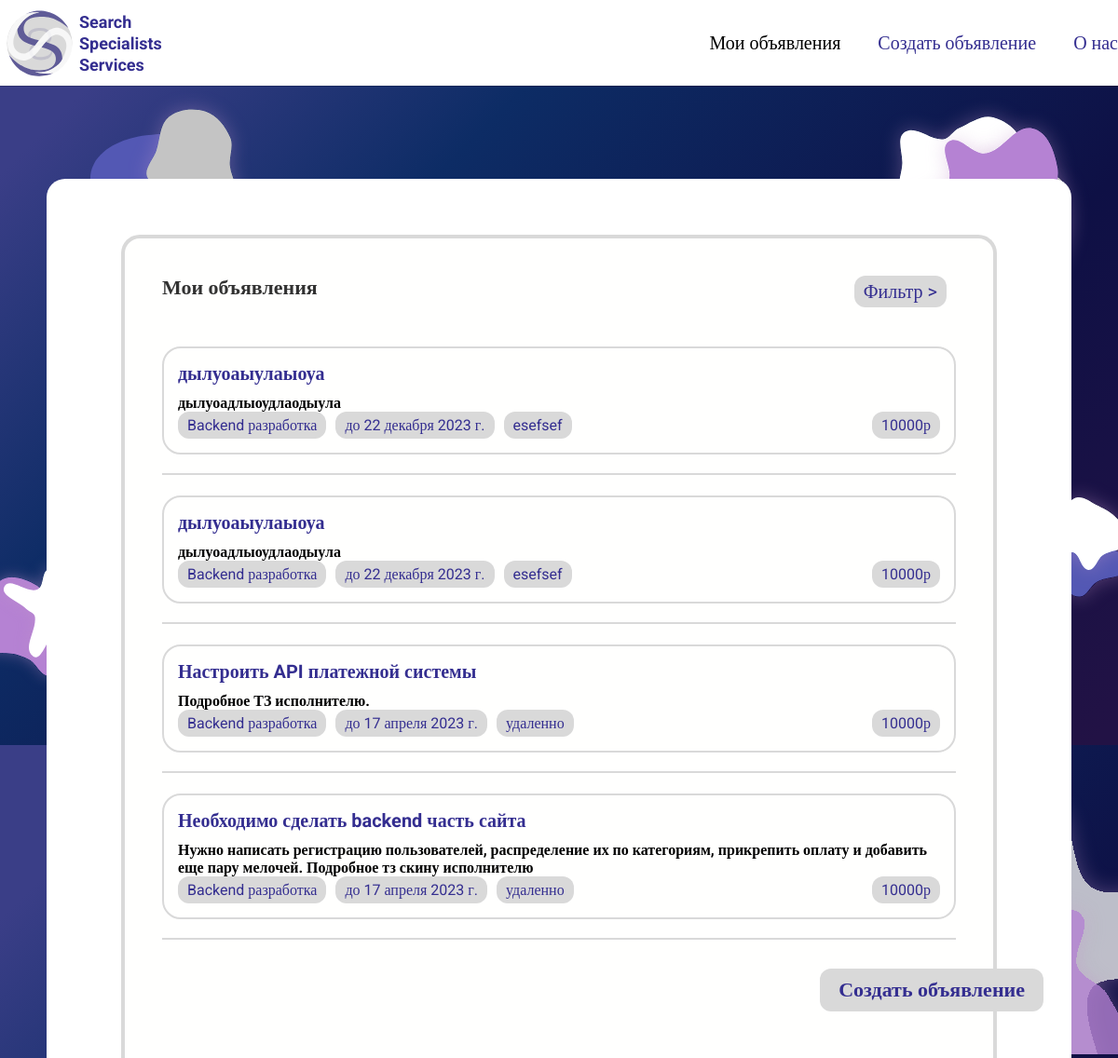
Page /category/3/ on the earlier database version.
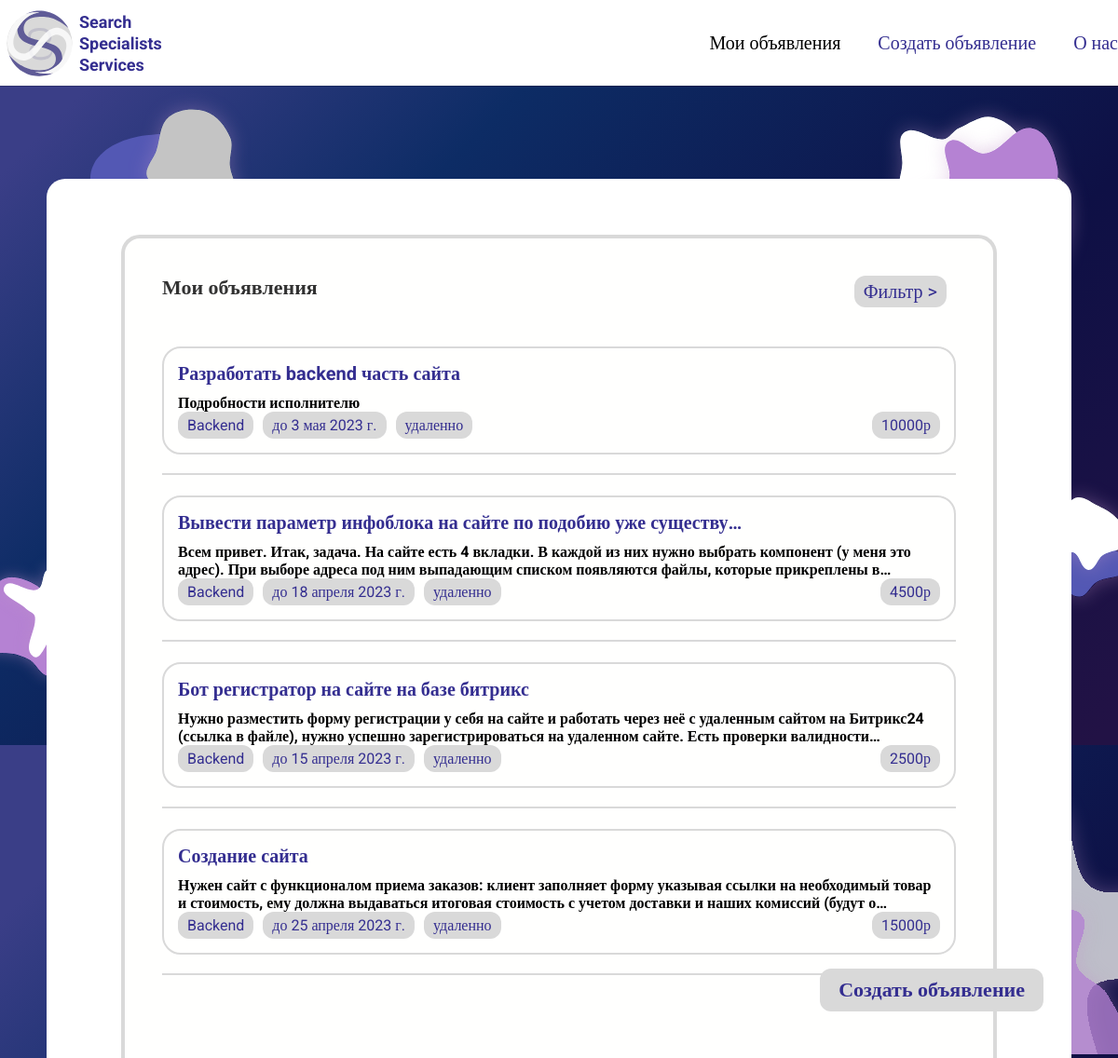
Same page on the later database version.
### website/models.py (models this page shows, shortened)
class TaskIT(models.Model):
    title = models.CharField(max_length=255, verbose_name='Заголовок')
    content = models.TextField(blank=True, verbose_name='Описание')
    price = models.IntegerField(verbose_name='Бюджет')
    time_over = models.DateField(verbose_name='Срок окончания')
    time_create = models.DateTimeField(auto_now_add=True, null=True)
    time_update = models.DateTimeField(auto_now_add=True, null=True)
    place = models.CharField(max_length=255, verbose_name='Место выполнения')
    category = models.ForeignKey('Category', on_delete=models.PROTECT, null=True, verbose_name='Категория')
    user = models.ForeignKey(User, verbose_name='Пользователь', on_delete=models.CASCADE)
    def get_absolute_url(self):
        return reverse('post', kwargs={'post_id': self.pk})
    class Meta:
        verbose_name = 'Списки заказов от заказчиков'
        verbose_name_plural = 'Списки заказов от заказчиков'
        ordering = ['-time_update', 'title']

class Category(models.Model):
    name = models.CharField(max_length=100, db_index=True, verbose_name='Категория')
    def __str__(self):
        return self.name
    def get_absolute_url(self):
        return reverse('category', kwargs={'cat_id': self.pk})
    class Meta:
        verbose_name = 'Категории'
        verbose_name_plural = 'Категории'
        ordering = ['name']

### website/views.py (the view)
# urls.py: path('category/<int:cat_id>/', show_category, name='category'),
def show_category(request, cat_id):
    posts = TaskIT.objects.filter(category=cat_id)
    cats = Category.objects.all()
    if len(posts) == 0:
        raise Http404()
    context = {
        'posts': posts,
        'cats': cats,
        'title': 'Catalog',
        'cat_selected': cat_id,
    }
    return render(request, 'website/catalogIT.html', context=context)

### website/templates/website/catalogIT.html (shortened to what this page needs)
{% extends 'website/base.html' %}
{% load static %}
{% block navcontent %}
    <nav>
        <div class="container">
            <div class="logo">
                <a href="{% url 'catalogIT_cust' %}" class="logo-url">
                    <img src="{% static 'website/img/logo_kach.svg' %}" alt="">
                    <div class="logo-text">
                        <p>Search</p>
                        <p>Specialists</p>
                        <p>Services</p>
                    </div>
                </a>
            </div>
            <ul class="nav-links">
                <li><a href="{% url 'catalogIT_cust' %}" style="color: #000;">Мои объявления</a></li>
                <li><a href="{% url 'add_taskIT' %}">Создать объявление</a></li>
                <li><a href="{% url 'about_us' %}">О нас</a></li>
            </ul>
        </div>
    </nav>
    {% endblock navcontent %}
{% block task_list %}
<div class="wrapp-catalog">
    <a href="{% url 'add_taskIT' %}" class="add_task">Создать объявление</a>
    <ul class="box-catalog">
        <div class="top-catalog-menu">
            <h2>Мои объявления</h2>
            <div class="filter-box">
                <label for="filter-input" class="filter-label">Фильтр <span class="chevrone">></span></label>
            </div>
        </div>
        <ul class="block-catalog-links">
            {% for p in posts %}
            <li class="el">
                    <div class="top-content">
                        <h2>{{p.title|truncatechars:60}}</h2>
                        <p class="content">{{p.content|truncatechars:200}}</p>
                    </div>
                    <div class="bottom-content">
                        <div class="left-el">
                            <p class="category task-object">{{p.category}}</p>
                            <p class="time_over task-object">до {{p.time_over}}</p>
                            <p class="place task-object">{{p.place}}</p>
                        </div>
                        <div class="right-el">
                            <p class="price task-object">{{p.price}}р</p>
                        </div>
                    </div>
            </li>
            <div class="cut"></div>
            {% endfor %}
        </ul>
    </ul>
</div>
{% endblock task_list %}

Differences in the rows shown:
no longer on this page (row edited): TaskIT: title "дылуоаыулаыоуа", content "дылуоадлыоудлаодыула", category "Backend разработка", time_over "22 декабря 2023 г.", place "esefsef", price "10000"
no longer on this page (row edited): TaskIT: title "дылуоаыулаыоуа", content "дылуоадлыоудлаодыула", category "Backend разработка", time_over "22 декабря 2023 г.", place "esefsef", price "10000"
no longer on this page (row edited): TaskIT: title "Настроить API платежной системы", content "Подробное ТЗ исполнителю.", category "Backend разработка", time_over "17 апреля 2023 г.", place "удаленно", price "10000"
no longer on this page (row edited): TaskIT: title "Необходимо сделать backend часть сайта", content "Нужно написать регистрацию пользователей, распределение их по категориям, прикрепить оплату и добавить еще пару мелочей. Подробное тз скину исполнителю", category "Backend разработка", time_over "17 апреля 2023 г.", place "удаленно", price "10000"
added TaskIT: title "Разработать backend часть сайта", content "Подробности исполнителю", category "Backend", time_over "3 мая 2023 г.", place "удаленно", price "10000"
added TaskIT: title "Вывести параметр инфоблока на сайте по подобию уже существу…", content "Всем привет. Итак, задача. На сайте есть 4 вкладки. В каждой из них нужно выбрать компонент (у меня это адрес). При выборе адреса под ним выпадающим списком появляются файлы, которые прикреплены в…", category "Backend", time_over "18 апреля 2023 г.", place "удаленно", price "4500"
now on this page (row edited): TaskIT: title "Бот регистратор на сайте на базе битрикс", content "Нужно разместить форму регистрации у себя на сайте и работать через неё с удаленным сайтом на Битрикс24 (ссылка в файле), нужно успешно зарегистрироваться на удаленном сайте. Есть проверки валидности…", category "Backend", time_over "15 апреля 2023 г.", place "удаленно", price "2500"
now on this page (row edited): TaskIT: title "Создание сайта", content "Нужен сайт с функционалом приема заказов: клиент заполняет форму указывая ссылки на необходимый товар и стоимость, ему должна выдаваться итоговая стоимость с учетом доставки и наших комиссий (будут о…", category "Backend", time_over "25 апреля 2023 г.", place "удаленно", price "15000"
